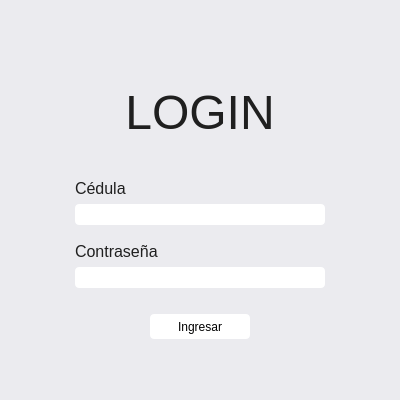
<?xml version="1.0" encoding="UTF-8"?>
<ui version="4.0">
 <class>MainWindow</class>
 <widget class="QMainWindow" name="MainWindow">
  <property name="geometry">
   <rect>
    <x>0</x>
    <y>0</y>
    <width>400</width>
    <height>400</height>
   </rect>
  </property>
  <property name="windowTitle">
   <string>MainWindow</string>
  </property>
  <property name="styleSheet">
   <string notr="true">background-color: rgb(235, 235, 239);
color: #1f1f1f;</string>
  </property>
  <widget class="QWidget" name="centralwidget">
   <layout class="QVBoxLayout" name="verticalLayout_2">
    <item>
     <spacer name="verticalSpacer_2">
      <property name="orientation">
       <enum>Qt::Vertical</enum>
      </property>
      <property name="sizeHint" stdset="0">
       <size>
        <width>20</width>
        <height>40</height>
       </size>
      </property>
     </spacer>
    </item>
    <item>
     <widget class="QLabel" name="label">
      <property name="minimumSize">
       <size>
        <width>0</width>
        <height>100</height>
       </size>
      </property>
      <property name="maximumSize">
       <size>
        <width>16777215</width>
        <height>100</height>
       </size>
      </property>
      <property name="font">
       <font>
        <pointsize>36</pointsize>
       </font>
      </property>
      <property name="text">
       <string>LOGIN</string>
      </property>
      <property name="alignment">
       <set>Qt::AlignCenter</set>
      </property>
     </widget>
    </item>
    <item alignment="Qt::AlignHCenter">
     <widget class="QLabel" name="label_2">
      <property name="minimumSize">
       <size>
        <width>250</width>
        <height>30</height>
       </size>
      </property>
      <property name="maximumSize">
       <size>
        <width>250</width>
        <height>30</height>
       </size>
      </property>
      <property name="font">
       <font>
        <pointsize>12</pointsize>
       </font>
      </property>
      <property name="text">
       <string>Cédula</string>
      </property>
      <property name="alignment">
       <set>Qt::AlignBottom|Qt::AlignLeading|Qt::AlignLeft</set>
      </property>
     </widget>
    </item>
    <item alignment="Qt::AlignHCenter">
     <widget class="QLineEdit" name="txtCedula">
      <property name="minimumSize">
       <size>
        <width>250</width>
        <height>0</height>
       </size>
      </property>
      <property name="maximumSize">
       <size>
        <width>250</width>
        <height>16777215</height>
       </size>
      </property>
      <property name="font">
       <font>
        <pointsize>12</pointsize>
       </font>
      </property>
      <property name="styleSheet">
       <string notr="true">QLineEdit{
	color: black;
	background-color: white;
	border-radius: 4px;
}</string>
      </property>
     </widget>
    </item>
    <item alignment="Qt::AlignHCenter">
     <widget class="QLabel" name="label_3">
      <property name="minimumSize">
       <size>
        <width>250</width>
        <height>30</height>
       </size>
      </property>
      <property name="maximumSize">
       <size>
        <width>250</width>
        <height>30</height>
       </size>
      </property>
      <property name="font">
       <font>
        <pointsize>12</pointsize>
       </font>
      </property>
      <property name="text">
       <string>Contraseña</string>
      </property>
      <property name="alignment">
       <set>Qt::AlignBottom|Qt::AlignLeading|Qt::AlignLeft</set>
      </property>
     </widget>
    </item>
    <item alignment="Qt::AlignHCenter">
     <widget class="QLineEdit" name="txtContrasena">
      <property name="minimumSize">
       <size>
        <width>250</width>
        <height>0</height>
       </size>
      </property>
      <property name="maximumSize">
       <size>
        <width>250</width>
        <height>16777215</height>
       </size>
      </property>
      <property name="font">
       <font>
        <pointsize>12</pointsize>
       </font>
      </property>
      <property name="styleSheet">
       <string notr="true">QLineEdit{
	color: black;
	background-color: white;
	border-radius: 4px;
}</string>
      </property>
     </widget>
    </item>
    <item>
     <spacer name="verticalSpacer_3">
      <property name="orientation">
       <enum>Qt::Vertical</enum>
      </property>
      <property name="sizeType">
       <enum>QSizePolicy::Fixed</enum>
      </property>
      <property name="sizeHint" stdset="0">
       <size>
        <width>20</width>
        <height>20</height>
       </size>
      </property>
     </spacer>
    </item>
    <item alignment="Qt::AlignHCenter">
     <widget class="QPushButton" name="btnIngresar">
      <property name="minimumSize">
       <size>
        <width>100</width>
        <height>25</height>
       </size>
      </property>
      <property name="maximumSize">
       <size>
        <width>100</width>
        <height>25</height>
       </size>
      </property>
      <property name="styleSheet">
       <string notr="true">QPushButton{
	color: black;
	background-color: white;
	border-radius: 4px;
}

QPushButton::hover {
	background-color: #3081D0;
	color: white;
}</string>
      </property>
      <property name="text">
       <string>Ingresar</string>
      </property>
     </widget>
    </item>
    <item>
     <spacer name="verticalSpacer">
      <property name="orientation">
       <enum>Qt::Vertical</enum>
      </property>
      <property name="sizeHint" stdset="0">
       <size>
        <width>20</width>
        <height>40</height>
       </size>
      </property>
     </spacer>
    </item>
   </layout>
  </widget>
 </widget>
 <resources/>
 <connections/>
</ui>
